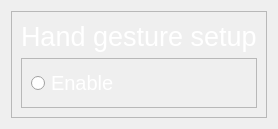
            <widget class="QWidget" name="page_settings_hand_gesture">
             <layout class="QVBoxLayout" name="verticalLayout_22">
              <item>
               <widget class="QFrame" name="frame_settings_hand_gesture">
                <property name="frameShape">
                 <enum>QFrame::StyledPanel</enum>
                </property>
                <property name="frameShadow">
                 <enum>QFrame::Raised</enum>
                </property>
                <layout class="QVBoxLayout" name="verticalLayout_20">
                 <item>
                  <widget class="QLabel" name="label_settings_hand_gesture">
                   <property name="font">
                    <font>
                     <pointsize>20</pointsize>
                    </font>
                   </property>
                   <property name="styleSheet">
                    <string notr="true">color: #FFF;</string>
                   </property>
                   <property name="text">
                    <string>Hand gesture setup</string>
                   </property>
                  </widget>
                 </item>
                 <item>
                  <widget class="QFrame" name="frame_settings_hand_gesture_content">
                   <property name="frameShape">
                    <enum>QFrame::StyledPanel</enum>
                   </property>
                   <property name="frameShadow">
                    <enum>QFrame::Raised</enum>
                   </property>
                   <layout class="QVBoxLayout" name="verticalLayout_21">
                    <item>
                     <widget class="QRadioButton" name="btn_settings_enable_hand_gesture">
                      <property name="font">
                       <font>
                        <pointsize>15</pointsize>
                       </font>
                      </property>
                      <property name="styleSheet">
                       <string notr="true">color: #FFF</string>
                      </property>
                      <property name="text">
                       <string>Enable</string>
                      </property>
                     </widget>
                    </item>
                   </layout>
                  </widget>
                 </item>
                </layout>
               </widget>
              </item>
             </layout>
            </widget>
